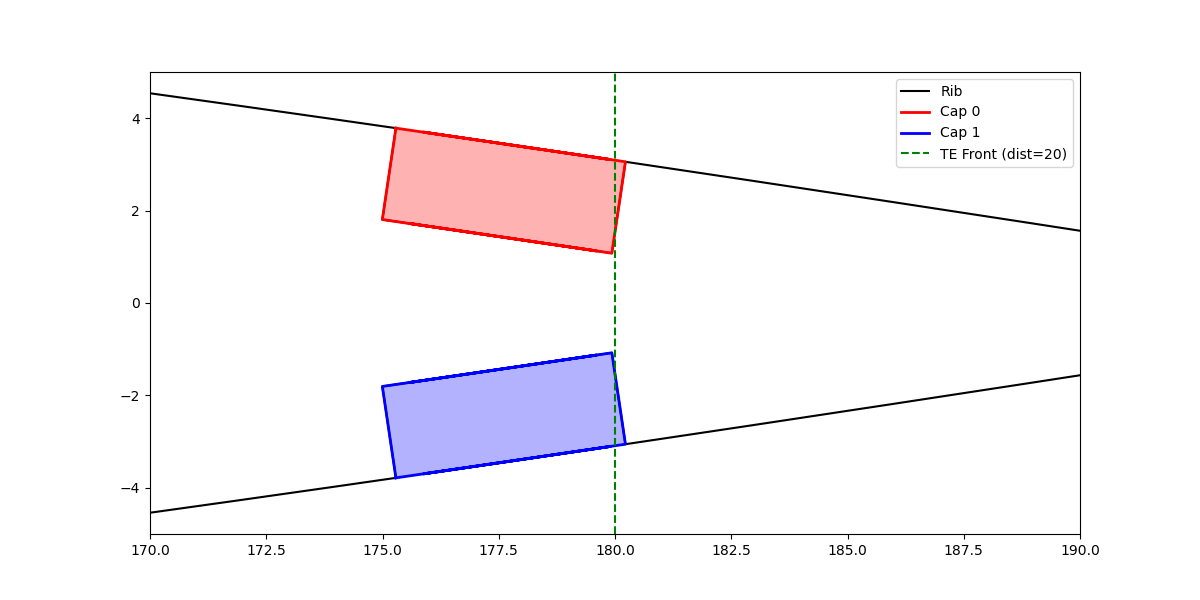

Python code for this plot:
import numpy as np
import matplotlib.pyplot as plt
from core.engine import RibGeneratorEngine
from shapely.geometry import Polygon

engine = RibGeneratorEngine()
u_x = np.linspace(0, 200, 200)
u_y = 10 * np.sin(np.pi * u_x / 200)
l_x = np.linspace(0, 200, 200)
l_y = -10 * np.sin(np.pi * l_x / 200)

pts = np.vstack([np.column_stack((u_x, u_y)), np.column_stack((l_x[::-1], l_y[::-1]))])
rib_poly = Polygon(pts)

poly, caps = engine.apply_te_caps(rib_poly, u_x, u_y, l_x, l_y,
                                  10.0, 2.0, 50, 0, np.eye(2),
                                  True, 5.0, False, 0.0,
                                  True, 5.0, False, 0.0)

plt.figure(figsize=(12, 6))
if poly.geom_type == 'Polygon':
    plt.plot(*poly.exterior.xy, 'k-', label='Rib')
else:
    for geom in poly.geoms:
        plt.plot(*geom.exterior.xy, 'k-')

colors = ['r', 'b', 'g', 'm']
if caps:
    for i, cap_pts in enumerate(caps):
        p_c = Polygon(cap_pts)
        plt.plot(*p_c.exterior.xy, colors[i%4]+'-', linewidth=2, label=f'Cap {i}')
        plt.fill(*p_c.exterior.xy, colors[i%4], alpha=0.3)

plt.axvline(200 - 20.0, color='g', linestyle='--', label='TE Front (dist=20)')
plt.xlim(170, 190)
plt.ylim(-5, 5)
plt.legend()
plt.savefig('scratch/plot_caps5.png')
print("Saved plot_caps5.png")
